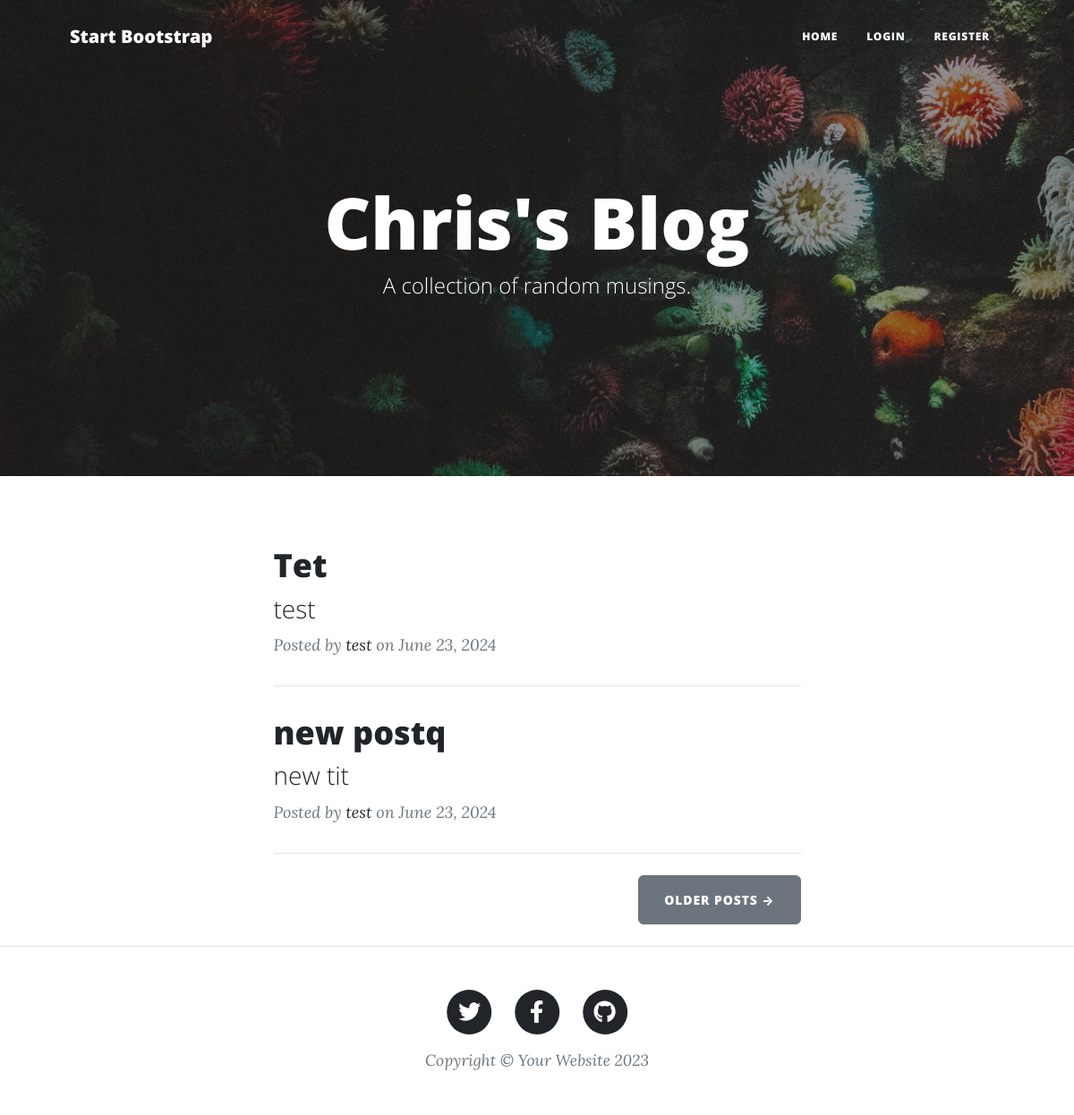
The page / on the database its author committed.
### main.py (models this page shows)
class BlogPost(db.Model):
    __tablename__ = "blog_posts"
    id: Mapped[int] = mapped_column(primary_key=True)
    title: Mapped[str] = mapped_column(String(250), unique=True, nullable=False)
    subtitle: Mapped[str] = mapped_column(String(250), nullable=False)
    date: Mapped[str] = mapped_column(String(250), nullable=False)
    body: Mapped[str] = mapped_column(Text, nullable=False)
    img_url: Mapped[str] = mapped_column(String(250), nullable=False)
    author_id: Mapped[int] = mapped_column(ForeignKey("users.id"))
    author: Mapped["User"] = relationship(back_populates="posts")
    comments = relationship("Comment", back_populates="post")

class User(UserMixin, db.Model):
    __tablename__ = "users"
    id: Mapped[int] = mapped_column(primary_key=True)
    email: Mapped[str] = mapped_column(String(250), unique=True, nullable=False)
    name: Mapped[str] = mapped_column(String(250), nullable=False)
    password: Mapped[str] = mapped_column(String(250), nullable=False)
    posts = relationship("BlogPost", back_populates="author")
    comments = relationship("Comment", back_populates="author")

### main.py (the view)
@app.route('/')
def get_all_posts():
    result = db.session.execute(db.select(BlogPost))
    posts = result.scalars().all()
    return render_template("index.html", all_posts=posts)

### templates/index.html (shortened to what this page needs)
{% include "header.html" %}
<header
  class="masthead"
  style="background-image: url('../static/assets/img/home-bg.jpg')"
>
  <div class="container position-relative px-4 px-lg-5">
    <div class="row gx-4 gx-lg-5 justify-content-center">
      <div class="col-md-10 col-lg-8 col-xl-7">
        <div class="site-heading">
          <h1>Chris's Blog</h1>
          <span class="subheading">A collection of random musings.</span>
        </div>
      </div>
    </div>
  </div>
</header>
<div class="container px-4 px-lg-5">
  <div class="row gx-4 gx-lg-5 justify-content-center">
    <div class="col-md-10 col-lg-8 col-xl-7">
      {% for post in all_posts %}
      <div class="post-preview">
        <a href="{{ url_for('show_post', post_id=post.id) }}">
          <h2 class="post-title">{{ post.title }}</h2>
          <h3 class="post-subtitle">{{ post.subtitle }}</h3>
        </a>
        <p class="post-meta">
          Posted by
          <a href="#">{{ post.author.name }}</a>
          on {{  post.date  }}
        </p>
      </div>
      <hr class="my-4" />
      {% endfor %}
      <div class="d-flex justify-content-end mb-4">
        <a class="btn btn-secondary text-uppercase" href="#!">Older Posts →</a>
      </div>
    </div>
  </div>
</div>
{% include "footer.html" %}

### rows shown on the page
BlogPost: title "Tet", subtitle "test", author.name "test", date "June 23, 2024"
BlogPost: title "new postq", subtitle "new tit", author.name "test", date "June 23, 2024"
